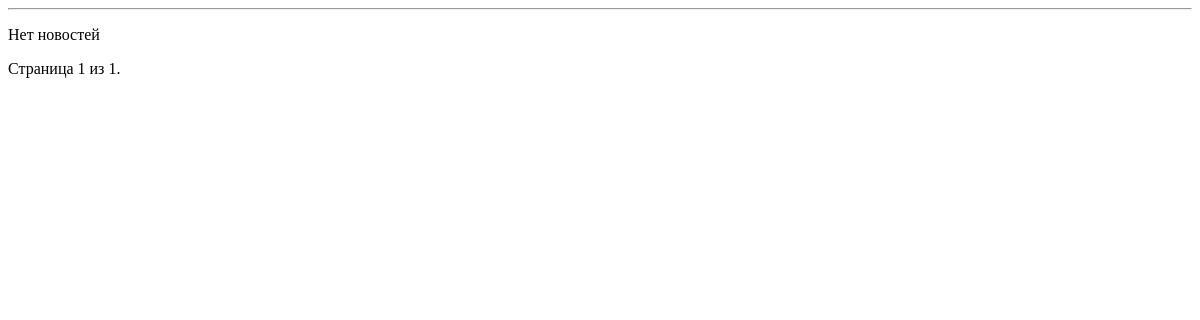
Page /platform/news/?page=2 on the earlier database version.
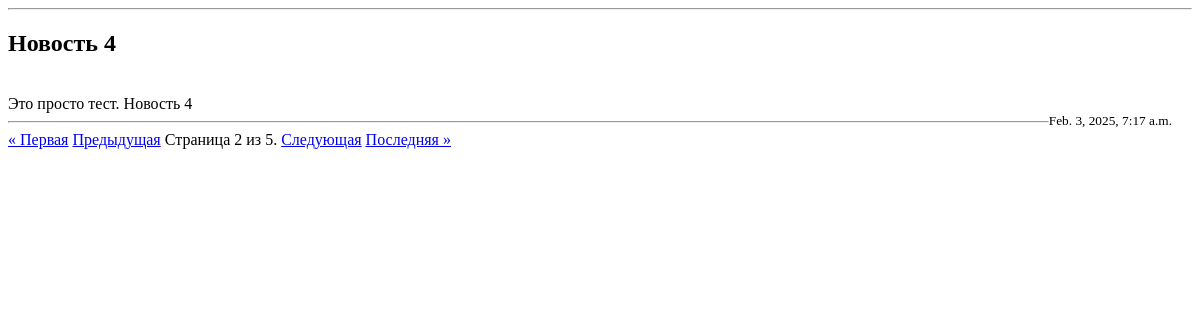
Same page on the later database version.
### task1/models.py (models this page shows, shortened)
class News(models.Model):
    title = models.CharField(max_length=50)
    content = models.TextField()
    date = models.DateTimeField(auto_now_add=True)

### task1/views.py (the view)
# urls.py: path('platform/news/', platform_news, name='platform_news'),
def platform_news(request):
    news = News.objects.all().order_by('-date')
    paginator = Paginator(news, 1)
    page_number = request.GET.get('page')
    page_obj = paginator.get_page(page_number)
    return render(request, 'news.html', {'page_obj': page_obj})

### templates/news.html (shortened to what this page needs)
{% block content %}
    <hr>
    {% if page_obj %}
        {% for new in page_obj %}
            <h2>{{ new.title }}</h2>
            {{ new.content }}
            <small style="float: right; margin-right: 20px;">{{ new.date }}</small>
            <hr>
        {% endfor %}
    {% else %}
        <p>Нет новостей</p>
    {% endif %}
    <div class="pagination">
        <span class="step-links">
            {% if page_obj.has_previous %}
                <a href="?page=1">&laquo; Первая</a>
                <a href="?page={{ page_obj.previous_page_number }}">Предыдущая</a>
            {% endif %}
            <span class="current">
                Страница {{ page_obj.number }} из {{ page_obj.paginator.num_pages }}.
            </span>
            {% if page_obj.has_next %}
                <a href="?page={{ page_obj.next_page_number }}">Следующая</a>
                <a href="?page={{ page_obj.paginator.num_pages }}">Последняя &raquo;</a>
            {% endif %}
        </span>
    </div>
{% endblock %}

Differences in the rows shown:
added News: title "Новость 4", content "Это просто тест. Новость 4", date "Feb. 3, 2025, 7:17 a.m."
Other differences:
{{ page_obj.number }}: "1" → "2"
{{ page_obj.paginator.num_pages }}: "1" → "5"
text no longer shown: "Нет новостей"
text now shown: "« Первая Предыдущая Следующая Последняя »"
